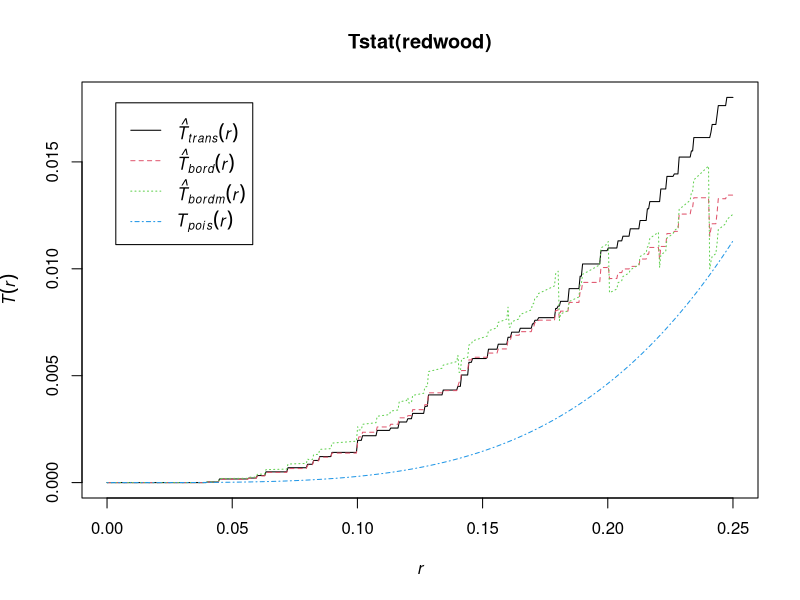

Source code (R):
library(spatstat)


### Name: Tstat
### Title: Third order summary statistic
### Aliases: Tstat
### Keywords: spatial nonparametric

### ** Examples

  plot(Tstat(redwood))
